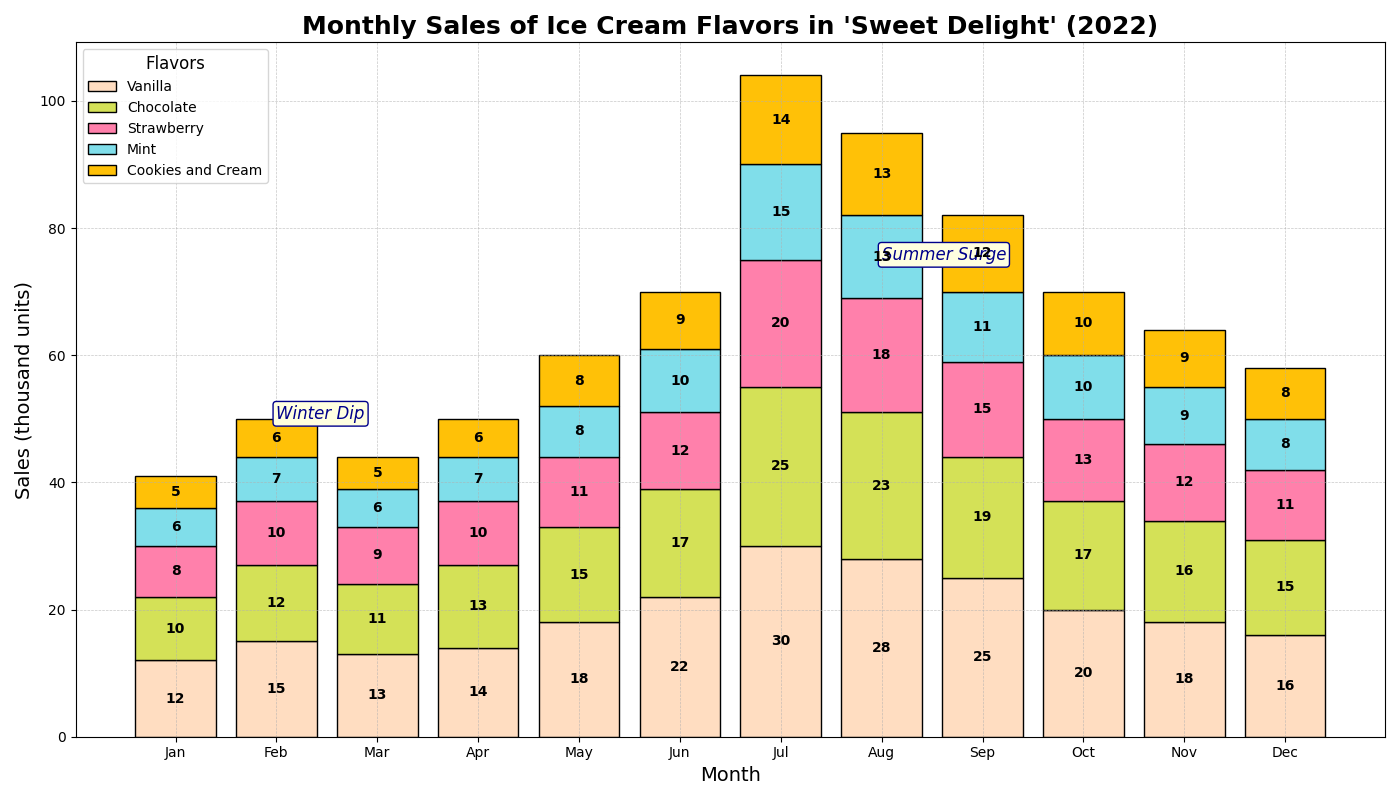

Here is the Python script that generated this plot:
import numpy as np
import matplotlib.pyplot as plt

# Data: Monthly Sales of Various Ice Cream Flavors in "Sweet Delight" (2022)
months = np.array(['Jan', 'Feb', 'Mar', 'Apr', 'May', 'Jun', 'Jul', 'Aug', 'Sep', 'Oct', 'Nov', 'Dec'])
flavors = ['Vanilla', 'Chocolate', 'Strawberry', 'Mint', 'Cookies and Cream']

# Define sales data in thousand units
vanilla_sales = np.array([12, 15, 13, 14, 18, 22, 30, 28, 25, 20, 18, 16])
chocolate_sales = np.array([10, 12, 11, 13, 15, 17, 25, 23, 19, 17, 16, 15])
strawberry_sales = np.array([8, 10, 9, 10, 11, 12, 20, 18, 15, 13, 12, 11])
mint_sales = np.array([6, 7, 6, 7, 8, 10, 15, 13, 11, 10, 9, 8])
cookies_cream_sales = np.array([5, 6, 5, 6, 8, 9, 14, 13, 12, 10, 9, 8])

# Stack sales data together for easier plotting
sales_data = np.vstack([vanilla_sales, chocolate_sales, strawberry_sales, mint_sales, cookies_cream_sales])

# Colors for each flavor
colors = ['#FFDDC1', '#D4E157', '#FF80AB', '#80DEEA', '#FFC107']

# Create figure and axes for the bar chart
fig, ax = plt.subplots(figsize=(14, 8))

# Stacked bar chart plotting
bottoms = np.zeros(len(months))
for i, (flavor, sales, color) in enumerate(zip(flavors, sales_data, colors)):
    ax.bar(months, sales, label=flavor, color=color, edgecolor='black', bottom=bottoms)
    bottoms += sales

# Add title and labels with specific stylization
ax.set_title("Monthly Sales of Ice Cream Flavors in 'Sweet Delight' (2022)", fontsize=18, fontweight='bold')
ax.set_xlabel("Month", fontsize=14)
ax.set_ylabel("Sales (thousand units)", fontsize=14)
ax.legend(title='Flavors', title_fontsize=12, fontsize=10, loc='upper left')

# Add a grid for better readability
ax.grid(True, which='both', linestyle='--', linewidth=0.5, alpha=0.7)

# Adding annotations with key highlights
ax.text('Aug', 75, 'Summer Surge', fontsize=12, style='italic', color='darkblue',
        bbox=dict(facecolor='lightyellow', edgecolor='darkblue', boxstyle='round,pad=0.2'))
ax.text('Feb', 50, 'Winter Dip', fontsize=12, style='italic', color='darkblue',
        bbox=dict(facecolor='lightyellow', edgecolor='darkblue', boxstyle='round,pad=0.2'))

# Function to annotate bars with sales numbers
def annotate_bars(ax):
    for bar in ax.patches:
        ax.annotate(f'{bar.get_height():.0f}', 
                    (bar.get_x() + bar.get_width() / 2, bar.get_y() + bar.get_height() / 2), 
                    ha='center', va='center', fontsize=10, color='black', 
                    fontweight='bold', rotation=0)

annotate_bars(ax)

# Tight layout adjustment to ensure no overlap of elements
plt.tight_layout()

# Display the plot
plt.show()
